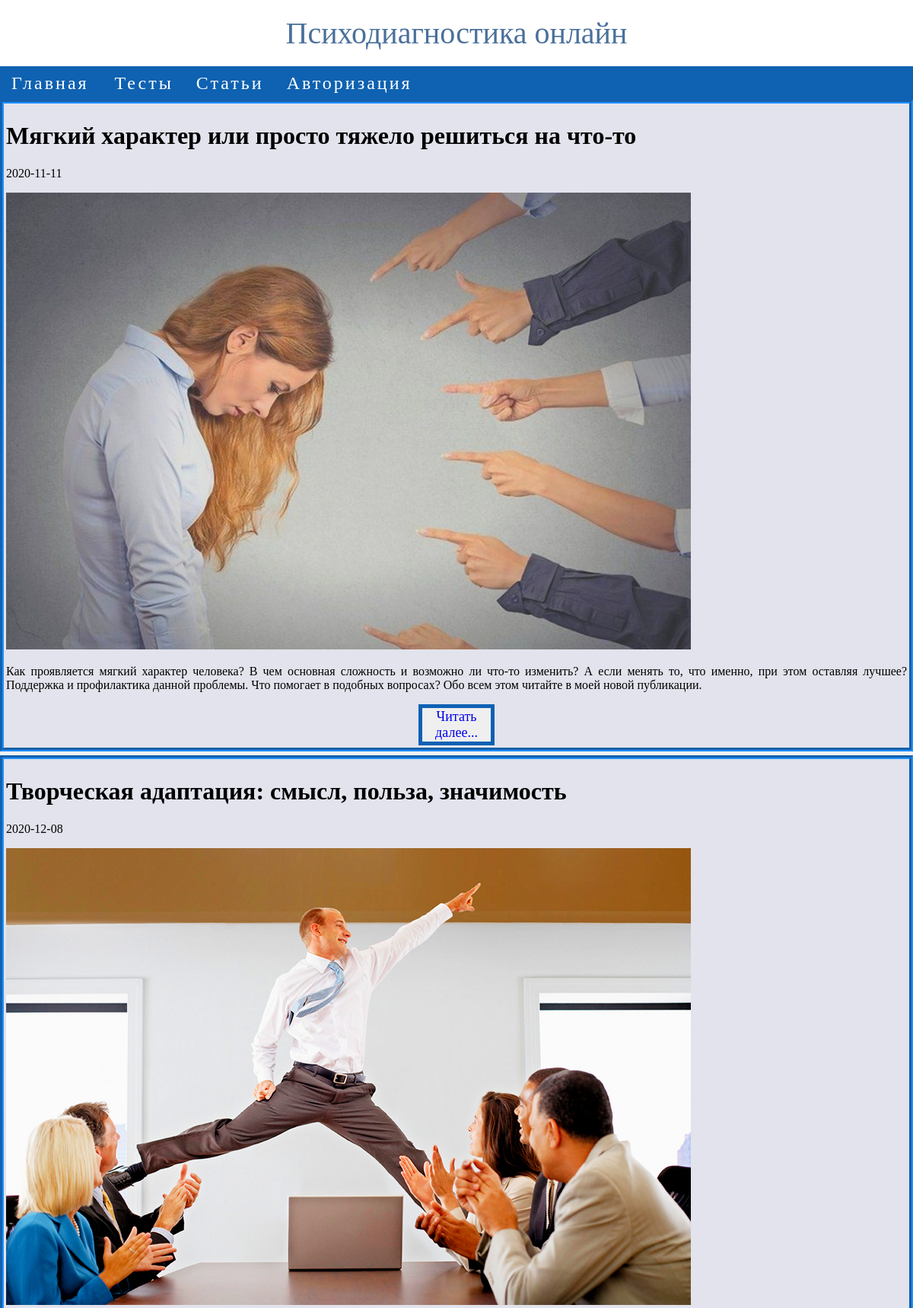
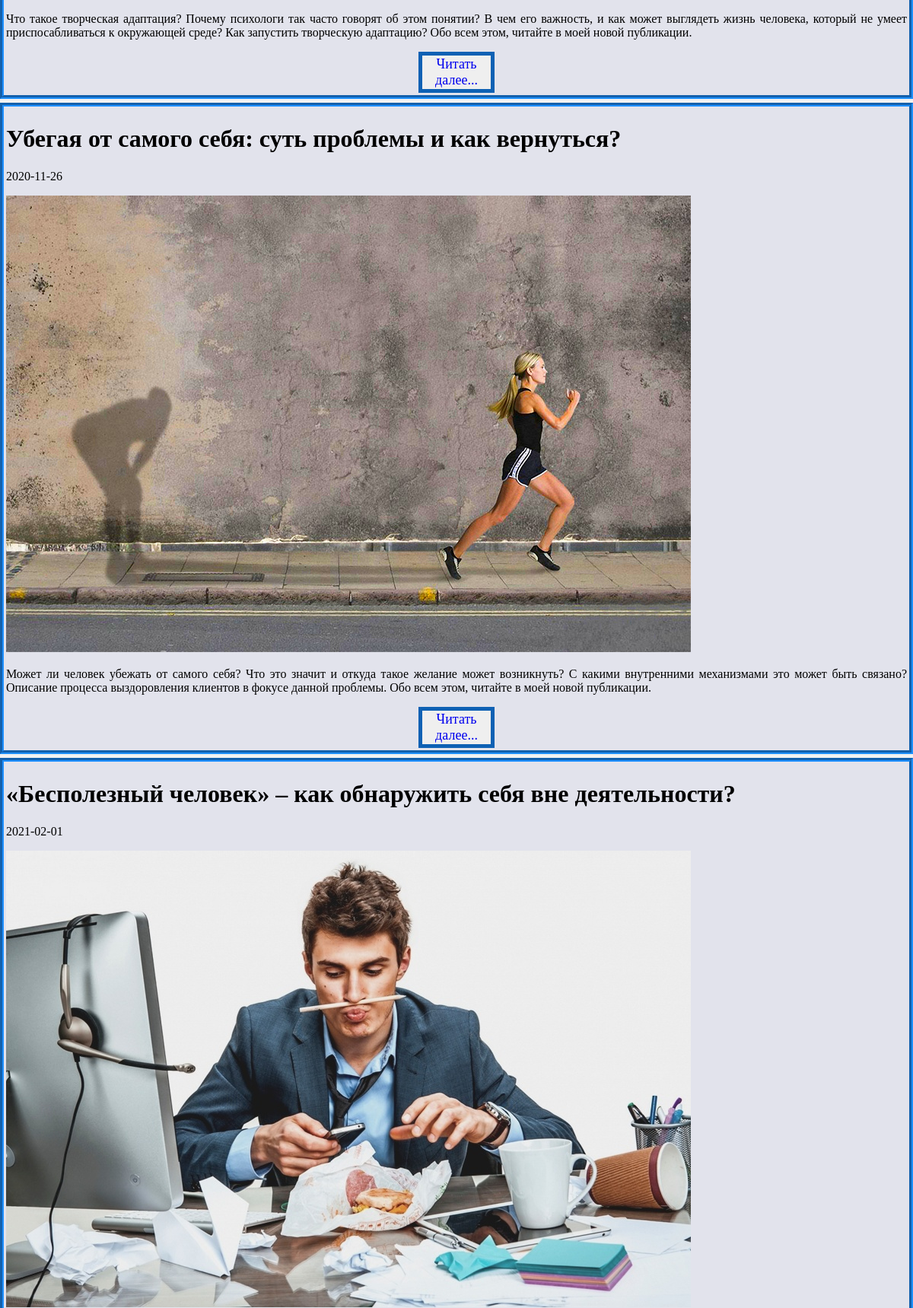
/?option=category&idcategory_article=4 (upper part), run on the app's committed database (2 pictures, top to bottom).
### tables this page shows
CREATE TABLE `article` (
  `idarticle` int(11) NOT NULL,
  `article_title` varchar(100) NOT NULL,
  `article_description` text NOT NULL,
  `article_text` text NOT NULL,
  `article_date` date NOT NULL,
  `article_image` varchar(100) NOT NULL,
  `idcategory_article` int(11) NOT NULL
);

### classes/category.php (the view, shortened to what this page needs)
<?php
class category extends Meta
{
    public function get_content()
    {
        if ($_GET['idcategory_article']) {
            $idcategory_article = (int)$_GET['idcategory_article'];
            if (!$idcategory_article) {
                echo 'Невозможно отобразить статью. Неправильные исходные данные';
            } else {
                $query = "SELECT idarticle, article_title, article_description, article_date, article_image FROM article
WHERE idcategory_article = '$idcategory_article'";
                $result = mysqli_query($this->db, $query);
                echo '<div id = "main">';
                for ($i = 0; $i < mysqli_num_rows($result); $i++) {
                    $row = mysqli_fetch_array($result, MYSQLI_ASSOC);
                    printf("<div class='block'>
<p>%s</p>
<p>%s</p>
<p><img src = '%s'>%s</p>
<button class='btn' id='btn'><a class='link' href = '?option=view_article&idarticle=%s'>Читать далее...</a></button>
</div>", $row['article_title'], $row['article_date'], $row['article_image'], $row['article_description'], $row['idarticle']);
                }
                echo '</div>
     </div>';
            }
        } else {
            echo 'Невозможно отобразить. Неправильные исходные данные';
        }
    }
}

### Style.css (style rules this page uses)
* { box-sizing: border-box; }
body { margin: 0; background: #f2f2f2; }
button.btn { color: #0b43dd; padding: auto; width: 100px; text-decoration: none; text-align: center; margin: auto; display: block; background-image: linear-gradient(to left, transparent, transparent 50%, #d7dfff 50%, #d7dfff); background-position: 100% 0; background-size: 200% 100%; transition: all .25s ease-in; font: 400 18px tahoma; border: 5px solid #0e61b4; }
a.link { text-decoration: none; }
.block { border: 5px groove #1E90FF; padding: 3px; margin-bottom: 5px; background-color: #e2e3ec; text-align: justify; }

### data on the page
article: article_title "Мягкий характер или просто тяжело решиться на что-то", article_date "2020-11-11", article_image (picture), article_description "Как проявляется мягкий характер человека? В чем основная сложность и возможно ли что-то изменить? А если менять то, что именно, при этом оставляя лучшее? Поддержка и профилактика данной проблемы. Что помогает в подобных вопросах? Обо всем этом читайте в моей новой публикации."
article: article_title "Творческая адаптация: смысл, польза, значимость", article_date "2020-12-08", article_image (picture), article_description "Что такое творческая адаптация? Почему психологи так часто говорят об этом понятии? В чем его важность, и как может выглядеть жизнь человека, который не умеет приспосабливаться к окружающей среде? Как запустить творческую адаптацию? Обо всем этом, читайте в моей новой публикации."
article: article_title "Убегая от самого себя: суть проблемы и как вернуться?", article_date "2020-11-26", article_image (picture), article_description "Может ли человек убежать от самого себя? Что это значит и откуда такое желание может возникнуть? С какими внутренними механизмами это может быть связано? Описание процесса выздоровления клиентов в фокусе данной проблемы. Обо всем этом, читайте в моей новой публикации."
article: article_title "«Бесполезный человек» – как обнаружить себя вне деятельности?", article_date "2021-02-01", article_image (picture)
